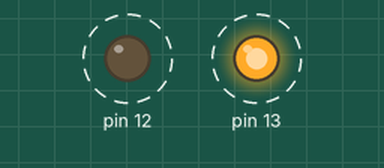
Simulated run of this sketch. Board: Arduino Uno, built for the host (arithmetic inside an expression is 32-bit, double 64-bit). On the bench: output pins drawn as LEDs (lit = HIGH). Dashed ring = blinking. What the sketch prints to the serial monitor is not drawn.

Above: at 0.2 s.
Timing chart, 0 to 3.0 s (numbered marks = the images above):
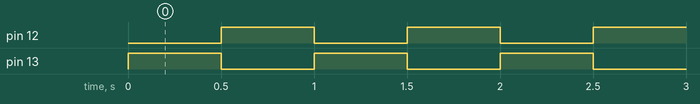

The sketch:

blink_arvsim.ino
```cpp
void setup() {
  // initialize digital pin LED_BUILTIN as an output.
  pinMode(13, OUTPUT);
  pinMode(12, OUTPUT);
  Serial.begin("115200");
}

int delayMS = 500;

// the loop function runs over and over again forever
void loop() {
  Serial.println("ON");
  digitalWrite(13, HIGH);
  digitalWrite(12, LOW);
  delay(delayMS);
  Serial.println("OFF");
  digitalWrite(13, LOW);
  digitalWrite(12, HIGH);
  delay(delayMS);
}
```

Measured:
- by itself, pin 12, pin 13: alternates HIGH for 0.50 s and LOW for 0.50 s
